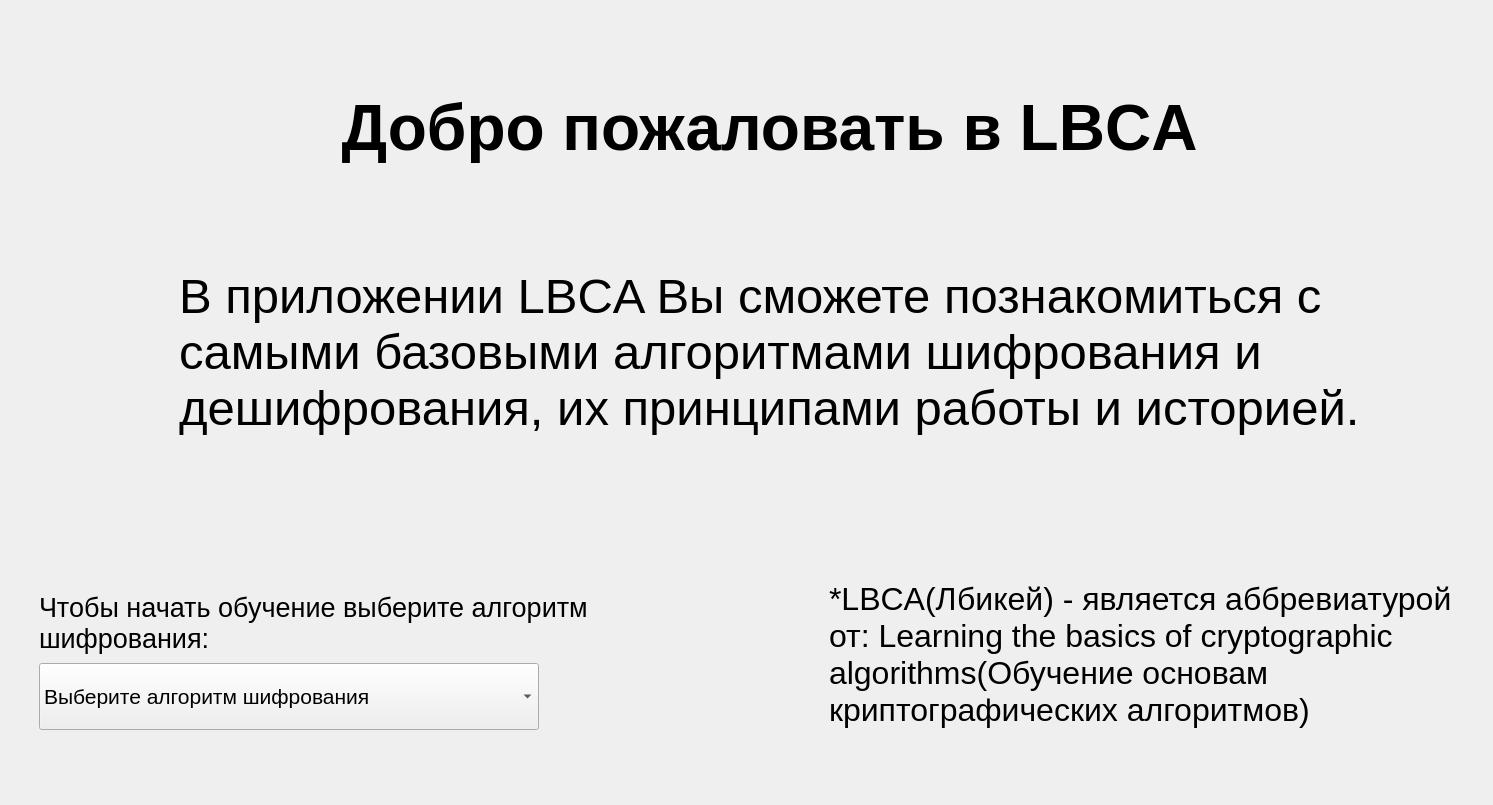
<?xml version="1.0" encoding="UTF-8"?>
<ui version="4.0">
 <class>LBCA</class>
 <widget class="QMainWindow" name="LBCA">
  <property name="enabled">
   <bool>true</bool>
  </property>
  <property name="geometry">
   <rect>
    <x>0</x>
    <y>0</y>
    <width>1493</width>
    <height>805</height>
   </rect>
  </property>
  <property name="minimumSize">
   <size>
    <width>1493</width>
    <height>805</height>
   </size>
  </property>
  <property name="maximumSize">
   <size>
    <width>1493</width>
    <height>805</height>
   </size>
  </property>
  <property name="sizeIncrement">
   <size>
    <width>0</width>
    <height>0</height>
   </size>
  </property>
  <property name="windowTitle">
   <string>LBCA</string>
  </property>
  <property name="windowIcon">
   <iconset>
    <normaloff>../../Desktop/image_LBCA_neon_1.jpg</normaloff>../../Desktop/image_LBCA_neon_1.jpg</iconset>
  </property>
  <property name="autoFillBackground">
   <bool>false</bool>
  </property>
  <property name="toolButtonStyle">
   <enum>Qt::ToolButtonIconOnly</enum>
  </property>
  <widget class="QWidget" name="centralwidget">
   <layout class="QGridLayout" name="gridLayout">
    <item row="0" column="0">
     <widget class="QStackedWidget" name="stackedWidget">
      <property name="maximumSize">
       <size>
        <width>16777215</width>
        <height>16777215</height>
       </size>
      </property>
      <property name="currentIndex">
       <number>0</number>
      </property>
      <widget class="QWidget" name="page_5">
       <widget class="QLabel" name="label_12">
        <property name="geometry">
         <rect>
          <x>820</x>
          <y>530</y>
          <width>651</width>
          <height>231</height>
         </rect>
        </property>
        <property name="font">
         <font>
          <pointsize>24</pointsize>
         </font>
        </property>
        <property name="text">
         <string>*LBCA(Лбикей) - является аббревиатурой от: Learning the basics of cryptographic algorithms(Обучение основам криптографических алгоритмов)</string>
        </property>
        <property name="wordWrap">
         <bool>true</bool>
        </property>
       </widget>
       <widget class="QWidget" name="layoutWidget">
        <property name="geometry">
         <rect>
          <x>170</x>
          <y>10</y>
          <width>1181</width>
          <height>441</height>
         </rect>
        </property>
        <layout class="QVBoxLayout" name="verticalLayout_5">
         <item>
          <widget class="QLabel" name="label_9">
           <property name="font">
            <font>
             <pointsize>48</pointsize>
             <bold>true</bold>
            </font>
           </property>
           <property name="focusPolicy">
            <enum>Qt::NoFocus</enum>
           </property>
           <property name="text">
            <string>Добро пожаловать в LBCA</string>
           </property>
           <property name="alignment">
            <set>Qt::AlignCenter</set>
           </property>
          </widget>
         </item>
         <item>
          <widget class="QLabel" name="label_10">
           <property name="font">
            <font>
             <pointsize>37</pointsize>
            </font>
           </property>
           <property name="text">
            <string>В приложении LBCA Вы сможете познакомиться с самыми базовыми алгоритмами шифрования и дешифрования, их принципами работы и историей.</string>
           </property>
           <property name="scaledContents">
            <bool>true</bool>
           </property>
           <property name="wordWrap">
            <bool>true</bool>
           </property>
           <property name="buddy">
            <cstring></cstring>
           </property>
          </widget>
         </item>
        </layout>
       </widget>
       <widget class="QWidget" name="layoutWidget">
        <property name="geometry">
         <rect>
          <x>30</x>
          <y>580</y>
          <width>701</width>
          <height>141</height>
         </rect>
        </property>
        <layout class="QVBoxLayout" name="verticalLayout_2">
         <item>
          <widget class="QLabel" name="label_11">
           <property name="sizePolicy">
            <sizepolicy hsizetype="Preferred" vsizetype="Preferred">
             <horstretch>0</horstretch>
             <verstretch>0</verstretch>
            </sizepolicy>
           </property>
           <property name="font">
            <font>
             <pointsize>20</pointsize>
             <italic>false</italic>
             <bold>false</bold>
             <underline>false</underline>
             <strikeout>false</strikeout>
             <stylestrategy>PreferDefault</stylestrategy>
            </font>
           </property>
           <property name="mouseTracking">
            <bool>false</bool>
           </property>
           <property name="text">
            <string>Чтобы начать обучение выберите алгоритм шифрования:</string>
           </property>
           <property name="wordWrap">
            <bool>true</bool>
           </property>
          </widget>
         </item>
         <item>
          <widget class="QComboBox" name="comboBox_3">
           <property name="sizePolicy">
            <sizepolicy hsizetype="Preferred" vsizetype="Maximum">
             <horstretch>0</horstretch>
             <verstretch>0</verstretch>
            </sizepolicy>
           </property>
           <property name="minimumSize">
            <size>
             <width>0</width>
             <height>0</height>
            </size>
           </property>
           <property name="maximumSize">
            <size>
             <width>500</width>
             <height>300</height>
            </size>
           </property>
           <property name="sizeIncrement">
            <size>
             <width>15</width>
             <height>15</height>
            </size>
           </property>
           <property name="font">
            <font>
             <pointsize>16</pointsize>
            </font>
           </property>
           <property name="editable">
            <bool>false</bool>
           </property>
           <property name="currentIndex">
            <number>0</number>
           </property>
           <item>
            <property name="text">
             <string>Выберите алгоритм шифрования</string>
            </property>
           </item>
           <item>
            <property name="text">
             <string>Шифр Цезаря</string>
            </property>
           </item>
           <item>
            <property name="text">
             <string>Шифр Виженера</string>
            </property>
           </item>
           <item>
            <property name="text">
             <string>Шифр Плейфера</string>
            </property>
           </item>
          </widget>
         </item>
        </layout>
       </widget>
      </widget>
      <widget class="QWidget" name="page_6">
       <layout class="QGridLayout" name="gridLayout_2">
        <item row="0" column="0">
         <widget class="QTabWidget" name="tabWidget">
          <property name="font">
           <font>
            <pointsize>22</pointsize>
           </font>
          </property>
          <property name="styleSheet">
           <string notr="true">QTabWidget::pane
{
border: 1px;
}
QTabBar::tab
{
background:rgb(2, 0, 57);
color:rgb(242, 250, 255);
}

 QTabBar::tab:selected
{

background: rgb(35, 165, 89);
}</string>
          </property>
          <property name="currentIndex">
           <number>0</number>
          </property>
          <widget class="QWidget" name="Shifr_chz">
           <attribute name="title">
            <string>Шифр Цезаря</string>
           </attribute>
           <widget class="QLabel" name="ystr">
            <property name="geometry">
             <rect>
              <x>500</x>
              <y>10</y>
              <width>641</width>
              <height>51</height>
             </rect>
            </property>
            <property name="font">
             <font>
              <pointsize>22</pointsize>
              <bold>true</bold>
             </font>
            </property>
            <property name="layoutDirection">
             <enum>Qt::LeftToRight</enum>
            </property>
            <property name="text">
             <string>Как устроен шифр Цезаря?</string>
            </property>
           </widget>
           <widget class="QLabel" name="prinzh_1">
            <property name="geometry">
             <rect>
              <x>10</x>
              <y>50</y>
              <width>1491</width>
              <height>121</height>
             </rect>
            </property>
            <property name="font">
             <font>
              <pointsize>17</pointsize>
             </font>
            </property>
            <property name="text">
             <string>Принцип работы шифра Цезаря очень прост: каждая буква сдвигается в алфавите на некоторое количество символов, указанное
в ключе. Например, если ключ - 11, то буква А превратится в букву К. Также, если ключ больше чем количество букв
до конца алфавита, то просто  произойдет переход на новый круг. Например, при ключе 11 буква Я станет буквой Й.</string>
            </property>
            <property name="wordWrap">
             <bool>true</bool>
            </property>
           </widget>
           <widget class="QLabel" name="lin">
            <property name="geometry">
             <rect>
              <x>80</x>
              <y>150</y>
              <width>431</width>
              <height>91</height>
             </rect>
            </property>
            <property name="font">
             <font>
              <family>Segoe UI</family>
              <pointsize>18</pointsize>
              <italic>true</italic>
              <bold>false</bold>
             </font>
            </property>
            <property name="text">
             <string>Линейная визуализация шифрования</string>
            </property>
            <property name="wordWrap">
             <bool>true</bool>
            </property>
           </widget>
           <widget class="QLabel" name="image_czr">
            <property name="geometry">
             <rect>
              <x>10</x>
              <y>240</y>
              <width>611</width>
              <height>371</height>
             </rect>
            </property>
            <property name="text">
             <string/>
            </property>
            <property name="pixmap">
             <pixmap resource="../../Desktop/Imagine/resources_from_qt.qrc">:/imagine/Шифр цезаря на русском.jpg</pixmap>
            </property>
            <property name="scaledContents">
             <bool>true</bool>
            </property>
            <property name="wordWrap">
             <bool>false</bool>
            </property>
           </widget>
           <widget class="QLabel" name="label_2">
            <property name="geometry">
             <rect>
              <x>770</x>
              <y>220</y>
              <width>601</width>
              <height>41</height>
             </rect>
            </property>
            <property name="font">
             <font>
              <pointsize>20</pointsize>
              <italic>false</italic>
              <bold>false</bold>
             </font>
            </property>
            <property name="text">
             <string>Преимущества и недостатки:</string>
            </property>
            <property name="wordWrap">
             <bool>true</bool>
            </property>
           </widget>
           <widget class="QLabel" name="label">
            <property name="geometry">
             <rect>
              <x>771</x>
              <y>298</y>
              <width>484</width>
              <height>64</height>
             </rect>
            </property>
            <property name="font">
             <font>
              <pointsize>18</pointsize>
             </font>
            </property>
            <property name="text">
             <string>К преимуществам можно отнести простоту шифрования и дешифрования.</string>
            </property>
            <property name="wordWrap">
             <bool>true</bool>
            </property>
           </widget>
           <widget class="QLabel" name="label_3">
            <property name="geometry">
             <rect>
              <x>771</x>
              <y>394</y>
              <width>480</width>
              <height>186</height>
             </rect>
            </property>
            <property name="font">
             <font>
              <pointsize>17</pointsize>
             </font>
            </property>
            <property name="text">
             <string>К недостаткам данного метода шифрования можно отнести то, что при таком шифровании сохраняется алфавитный порядок букв. Не маскируется частотность (*) символов. Число ключей ограничено количеством символов в алфавите. </string>
            </property>
            <property name="wordWrap">
             <bool>true</bool>
            </property>
           </widget>
           <widget class="QLabel" name="label_4">
            <property name="geometry">
             <rect>
              <x>0</x>
              <y>590</y>
              <width>1321</width>
              <height>171</height>
             </rect>
            </property>
            <property name="font">
             <font>
              <family>Sitka Small Semibold</family>
              <pointsize>14</pointsize>
              <italic>false</italic>
              <bold>true</bold>
             </font>
            </property>
            <property name="text">
             <string>(*) Некоторые буквы в алфавитах встречаются чаще остальных, в следствии этого можно проследить насколько часто встречается тот или иной символ и, зная, какой это алфавит, провести дешифрование данного символа.</string>
            </property>
            <property name="wordWrap">
             <bool>true</bool>
            </property>
           </widget>
           <widget class="Line" name="line">
            <property name="geometry">
             <rect>
              <x>771</x>
              <y>263</y>
              <width>509</width>
              <height>16</height>
             </rect>
            </property>
            <property name="orientation">
             <enum>Qt::Horizontal</enum>
            </property>
           </widget>
          </widget>
          <widget class="QWidget" name="Shdesh">
           <attribute name="title">
            <string>Шифрование/Дешифрование</string>
           </attribute>
           <widget class="QLabel" name="orig_text">
            <property name="geometry">
             <rect>
              <x>100</x>
              <y>20</y>
              <width>424</width>
              <height>38</height>
             </rect>
            </property>
            <property name="font">
             <font>
              <pointsize>22</pointsize>
             </font>
            </property>
            <property name="text">
             <string>Введите текст для шифрования </string>
            </property>
           </widget>
           <widget class="QTextEdit" name="textEdit_1">
            <property name="geometry">
             <rect>
              <x>100</x>
              <y>70</y>
              <width>541</width>
              <height>201</height>
             </rect>
            </property>
            <property name="font">
             <font>
              <pointsize>22</pointsize>
             </font>
            </property>
           </widget>
           <widget class="QLabel" name="shrsh_txt">
            <property name="geometry">
             <rect>
              <x>100</x>
              <y>300</y>
              <width>571</width>
              <height>38</height>
             </rect>
            </property>
            <property name="font">
             <font>
              <pointsize>22</pointsize>
             </font>
            </property>
            <property name="text">
             <string>Зашифрованный/расшифрованный текст</string>
            </property>
           </widget>
           <widget class="QTextEdit" name="textEdit_2">
            <property name="geometry">
             <rect>
              <x>100</x>
              <y>340</y>
              <width>541</width>
              <height>231</height>
             </rect>
            </property>
            <property name="font">
             <font>
              <pointsize>22</pointsize>
             </font>
            </property>
           </widget>
           <widget class="QWidget" name="layoutWidget">
            <property name="geometry">
             <rect>
              <x>90</x>
              <y>610</y>
              <width>531</width>
              <height>91</height>
             </rect>
            </property>
            <layout class="QHBoxLayout" name="horizontalLayout">
             <item>
              <widget class="QPushButton" name="btn_zashifr">
               <property name="font">
                <font>
                 <pointsize>22</pointsize>
                 <bold>true</bold>
                </font>
               </property>
               <property name="styleSheet">
                <string notr="true">QPushButton:checked {
    background:rgb(2, 0, 57);
    border: 1px solid  rgb(60, 127, 177);
    color:rgb(242, 250, 255);
}</string>
               </property>
               <property name="text">
                <string>Зашифровать</string>
               </property>
               <property name="checkable">
                <bool>true</bool>
               </property>
               <property name="checked">
                <bool>false</bool>
               </property>
               <property name="autoExclusive">
                <bool>true</bool>
               </property>
              </widget>
             </item>
             <item>
              <widget class="QPushButton" name="btn_rashifr">
               <property name="font">
                <font>
                 <pointsize>22</pointsize>
                 <bold>true</bold>
                </font>
               </property>
               <property name="styleSheet">
                <string notr="true">QPushButton:checked {
    background:rgb(2, 0, 57);
    border: 1px solid  rgb(60, 127, 177);
    color:rgb(242, 250, 255);
}</string>
               </property>
               <property name="text">
                <string>Дешифровать</string>
               </property>
               <property name="checkable">
                <bool>true</bool>
               </property>
               <property name="checked">
                <bool>false</bool>
               </property>
               <property name="autoExclusive">
                <bool>true</bool>
               </property>
               <property name="autoDefault">
                <bool>false</bool>
               </property>
              </widget>
             </item>
            </layout>
           </widget>
           <widget class="QLabel" name="label_6">
            <property name="geometry">
             <rect>
              <x>800</x>
              <y>240</y>
              <width>621</width>
              <height>361</height>
             </rect>
            </property>
            <property name="font">
             <font>
              <pointsize>22</pointsize>
             </font>
            </property>
            <property name="text">
             <string>Ключ состоит из 33 возможных вариантов, потому что шифруются только буквы русского алфавита. Можно отметить интересную особенность, что текст с ключом 0 и 33 полностью совпадает, что и подтверждает суждение о цикличном круговом переходе символов.</string>
            </property>
            <property name="wordWrap">
             <bool>true</bool>
            </property>
           </widget>
           <widget class="QWidget" name="layoutWidget">
            <property name="geometry">
             <rect>
              <x>850</x>
              <y>60</y>
              <width>501</width>
              <height>151</height>
             </rect>
            </property>
            <layout class="QVBoxLayout" name="verticalLayout">
             <item>
              <widget class="QLabel" name="label_5">
               <property name="font">
                <font>
                 <pointsize>22</pointsize>
                </font>
               </property>
               <property name="text">
                <string>Выберите ключ шифрования:</string>
               </property>
              </widget>
             </item>
             <item>
              <layout class="QHBoxLayout" name="horizontalLayout_2">
               <item>
                <widget class="QSlider" name="horizontalSlider">
                 <property name="font">
                  <font>
                   <pointsize>21</pointsize>
                  </font>
                 </property>
                 <property name="maximum">
                  <number>33</number>
                 </property>
                 <property name="orientation">
                  <enum>Qt::Horizontal</enum>
                 </property>
                </widget>
               </item>
               <item>
                <widget class="QSpinBox" name="spinBox">
                 <property name="font">
                  <font>
                   <pointsize>22</pointsize>
                  </font>
                 </property>
                 <property name="maximum">
                  <number>33</number>
                 </property>
                 <property name="value">
                  <number>0</number>
                 </property>
                </widget>
               </item>
              </layout>
             </item>
            </layout>
           </widget>
          </widget>
          <widget class="QWidget" name="hist_sprv">
           <attribute name="title">
            <string>Историческая справка</string>
           </attribute>
           <widget class="QLabel" name="date_czr">
            <property name="geometry">
             <rect>
              <x>0</x>
              <y>560</y>
              <width>661</width>
              <height>121</height>
             </rect>
            </property>
            <property name="sizePolicy">
             <sizepolicy hsizetype="Minimum" vsizetype="Minimum">
              <horstretch>0</horstretch>
              <verstretch>0</verstretch>
             </sizepolicy>
            </property>
            <property name="font">
             <font>
              <family>Segoe UI Variable Small Semibol</family>
              <pointsize>22</pointsize>
              <bold>true</bold>
             </font>
            </property>
            <property name="text">
             <string>Гай Юлий Цезарь (100-44 г до н.э.)</string>
            </property>
           </widget>
           <widget class="QLabel" name="info_1">
            <property name="geometry">
             <rect>
              <x>460</x>
              <y>-50</y>
              <width>941</width>
              <height>381</height>
             </rect>
            </property>
            <property name="font">
             <font>
              <pointsize>22</pointsize>
             </font>
            </property>
            <property name="text">
             <string>Шифр Цезаря назван в честь известного древнеримского диктатора Юлия Цезаря. Согласно книге древнеримского историка Светония
“Жизнь двенадцати Цезарей”, он использовал шифр с ключом 3 для защиты военных сообщений. Конечно другие шифры подстановки
использовались и до него, но Цезарь был первым известным пользователем данной схемы.</string>
            </property>
            <property name="wordWrap">
             <bool>true</bool>
            </property>
           </widget>
           <widget class="QPushButton" name="exit_btn">
            <property name="geometry">
             <rect>
              <x>990</x>
              <y>580</y>
              <width>451</width>
              <height>81</height>
             </rect>
            </property>
            <property name="font">
             <font>
              <pointsize>22</pointsize>
             </font>
            </property>
            <property name="text">
             <string>Вернуться в главное меню</string>
            </property>
            <property name="checkable">
             <bool>false</bool>
            </property>
            <property name="checked">
             <bool>false</bool>
            </property>
            <property name="autoRepeat">
             <bool>false</bool>
            </property>
            <property name="autoExclusive">
             <bool>false</bool>
            </property>
           </widget>
           <widget class="QLabel" name="Czr">
            <property name="geometry">
             <rect>
              <x>0</x>
              <y>0</y>
              <width>441</width>
              <height>561</height>
             </rect>
            </property>
            <property name="text">
             <string/>
            </property>
            <property name="pixmap">
             <pixmap resource="../../Desktop/Imagine/resources_from_qt.qrc">:/imagine/Цезарь1.jpg</pixmap>
            </property>
            <property name="scaledContents">
             <bool>true</bool>
            </property>
           </widget>
          </widget>
         </widget>
        </item>
       </layout>
      </widget>
     </widget>
    </item>
   </layout>
  </widget>
 </widget>
 <resources>
  <include location="../../Desktop/Imagine/resources_from_qt.qrc"/>
 </resources>
 <connections>
  <connection>
   <sender>horizontalSlider</sender>
   <signal>valueChanged(int)</signal>
   <receiver>spinBox</receiver>
   <slot>setValue(int)</slot>
   <hints>
    <hint type="sourcelabel">
     <x>295</x>
     <y>766</y>
    </hint>
    <hint type="destinationlabel">
     <x>421</x>
     <y>755</y>
    </hint>
   </hints>
  </connection>
  <connection>
   <sender>spinBox</sender>
   <signal>valueChanged(int)</signal>
   <receiver>horizontalSlider</receiver>
   <slot>setValue(int)</slot>
   <hints>
    <hint type="sourcelabel">
     <x>433</x>
     <y>755</y>
    </hint>
    <hint type="destinationlabel">
     <x>290</x>
     <y>766</y>
    </hint>
   </hints>
  </connection>
  <connection>
   <sender>comboBox_3</sender>
   <signal>currentIndexChanged(int)</signal>
   <receiver>stackedWidget</receiver>
   <slot>setCurrentIndex(int)</slot>
   <hints>
    <hint type="sourcelabel">
     <x>178</x>
     <y>816</y>
    </hint>
    <hint type="destinationlabel">
     <x>467</x>
     <y>821</y>
    </hint>
   </hints>
  </connection>
 </connections>
</ui>
